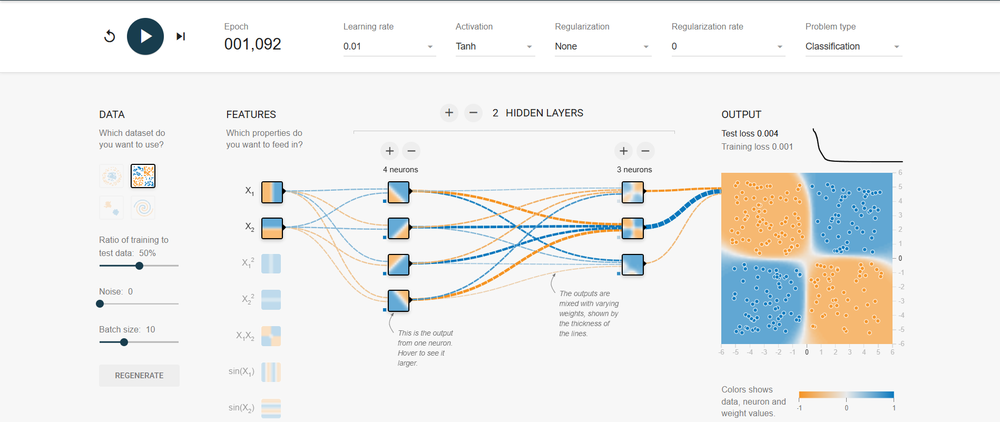
#> input picture DL program9.png, 1000 x 422 px, shrunk from 1898 x 801 before the run
$ jupyter execute Copy_of_DL_Day_2_programs6,7,10.ipynb
#> lines starting #> are read from the running program, lines starting #| are printed output that depends on the picture; after the words box and inside, x2 and y2 are one past the last pixel; in counts of white or black regions, pixels touching at a corner belong together
<a href="https://colab.research.google.com/github/RamaSrinivas7/Deep-Learning-Lab-Programs/blob/main/Copy_of_DL_Day_2_programs6%2C7%2C10.ipynb" target="_parent"></a>

[cell 1]
import cv2
import numpy as np
import matplotlib.pyplot as plt
from google.colab import files

# Upload image
uploaded = files.upload()  # This will prompt you to upload an image file
#> the answer given: DL program9.png

# Get the uploaded file name
image_path = list(uploaded.keys())[0]

# Load the uploaded image in grayscale
img = cv2.imread(image_path, cv2.IMREAD_GRAYSCALE)
#> img: shape (422, 1000); min 0, max 255, mean 238.1

# Check if image is loaded
if img is None:
    raise FileNotFoundError("Image could not be loaded!")

# Apply Otsu's thresholding
ret, otsu_thresh = cv2.threshold(img, 0, 255, cv2.THRESH_BINARY + cv2.THRESH_OTSU)
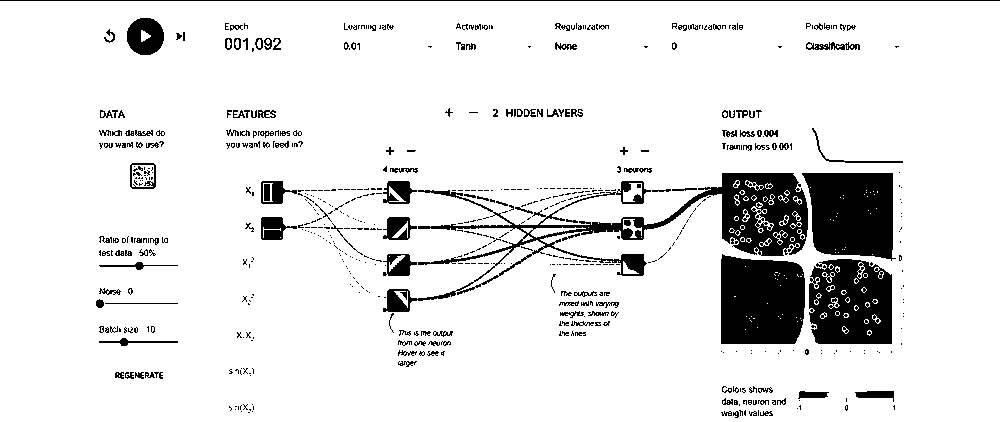
#> otsu_thresh: shape (422, 1000); 89.6% white; 611 black regions (447 under 20 px), largest, box (x1, y1, x2, y2) and area: (383, 173, 808, 312) 10252, (721, 254, 805, 344) 6859, (802, 173, 896, 261) 6731
#> ret = 204

# Display original and thresholded images
plt.figure(figsize=(10,4))

plt.subplot(1,2,1)
plt.title("Original Image")
plt.imshow(img, cmap='gray')
plt.axis('off')

plt.subplot(1,2,2)
plt.title(f"Otsu's Thresholding\nThreshold={ret:.2f}")
plt.imshow(otsu_thresh, cmap='gray')
plt.axis('off')

plt.show()

# Print threshold value
print("Otsu's Optimal Threshold Value:", ret)
#| Otsu's Optimal Threshold Value: 204.0

[cell 2]
import cv2
import numpy as np
import matplotlib.pyplot as plt
from google.colab import files

# Upload image
uploaded = files.upload()  # Upload your image file
#> the answer given: dl program 8.png

# Get the uploaded file name
image_path = list(uploaded.keys())[0]

# Load image
img = cv2.imread(image_path)
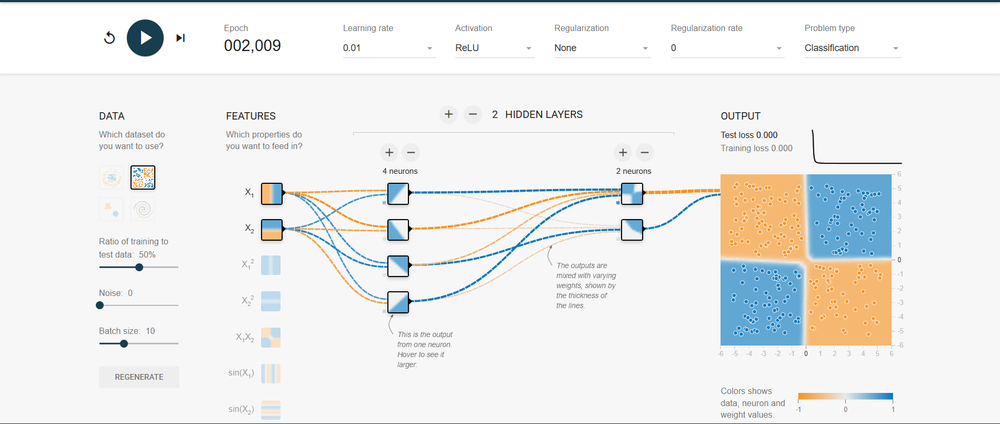
#> input picture dl program 8.png, 1000 x 424 px, shrunk from 1900 x 805 before the run
#> img is the input picture: shape (424, 1000, 3); mean B, G, R 237, 237.8, 236.9
original = img.copy()

# Convert to grayscale
gray = cv2.cvtColor(img, cv2.COLOR_BGR2GRAY)

# Noise removal using threshold + morphological operations
ret, thresh = cv2.threshold(gray, 0, 255, cv2.THRESH_BINARY + cv2.THRESH_OTSU)
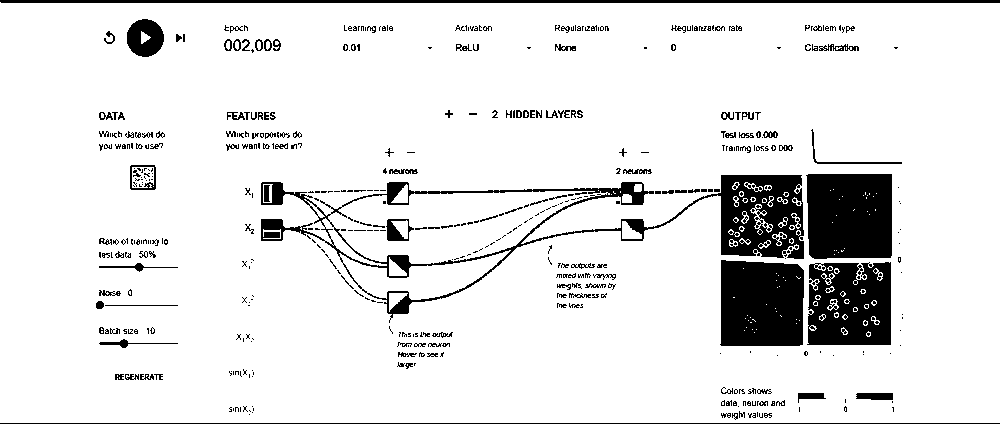
#> thresh: shape (424, 1000); 89.4% white; 469 black regions (309 under 20 px), largest, box (x1, y1, x2, y2) and area: (261, 175, 804, 323) 10794, (806, 174, 892, 259) 7039, (720, 260, 804, 346) 6833
#> ret = 201
kernel = np.ones((3,3), np.uint8)
opening = cv2.morphologyEx(thresh, cv2.MORPH_OPEN, kernel, iterations=2)
#> opening: shape (424, 1000); 87.2% white; 114 black regions (46 under 20 px), largest, box (x1, y1, x2, y2) and area: (261, 174, 892, 346) 35779, (0, 0, 1000, 3) 3000, (0, 411, 1000, 424) 1280

# Sure background area
sure_bg = cv2.dilate(opening, kernel, iterations=3)
#> sure_bg: shape (424, 1000); 93.8% white; 32 black regions (8 under 20 px), largest, box (x1, y1, x2, y2) and area: (810, 177, 889, 342) 11947, (724, 264, 801, 343) 5893, (706, 178, 801, 256) 5748

# Sure foreground area
dist_transform = cv2.distanceTransform(opening, cv2.DIST_L2, 5)
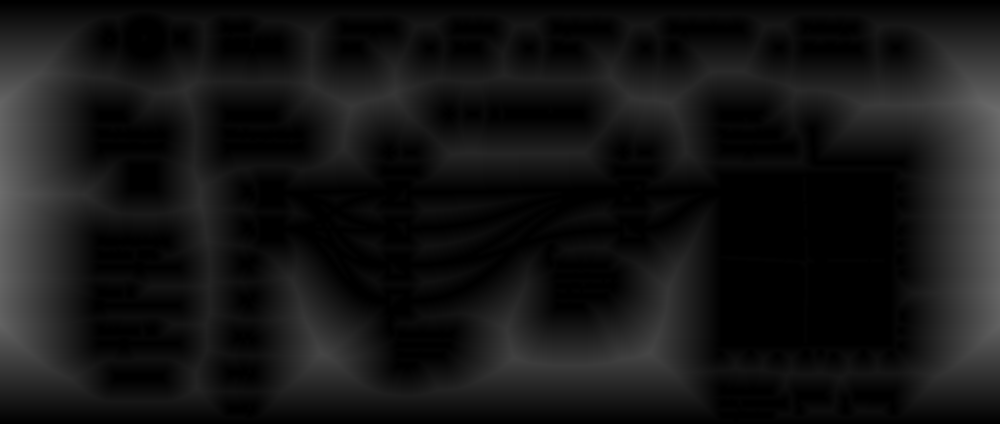
#> dist_transform: shape (424, 1000) float32; min 0, max 108.9, mean 20.8
ret, sure_fg = cv2.threshold(dist_transform, 0.7*dist_transform.max(), 255, 0)
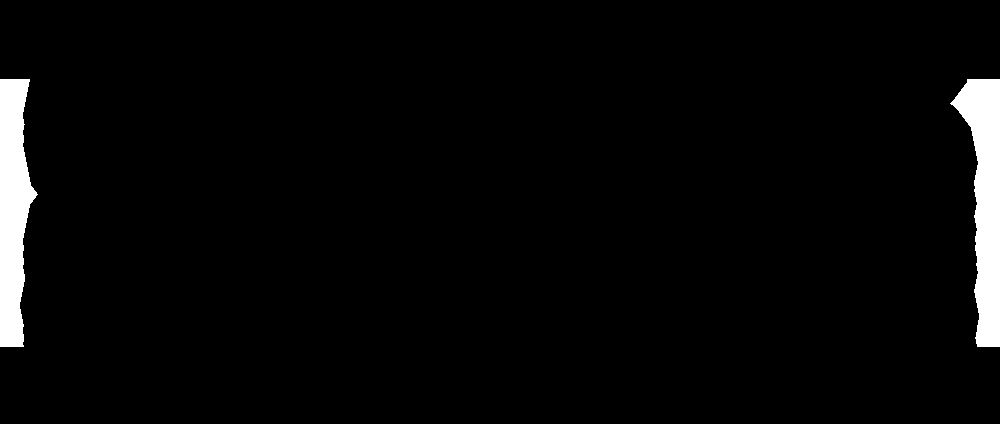
#> sure_fg: shape (424, 1000) float32; 3.3% white; 2 white regions, box (x1, y1, x2, y2) and area: (950, 79, 1000, 347) 7222, (0, 79, 38, 347) 6825
#> ret = 76.2

# Unknown region
sure_fg = np.uint8(sure_fg)
unknown = cv2.subtract(sure_bg, sure_fg)
#> unknown: shape (424, 1000); 90.5% white; 34 black regions (8 under 20 px), largest, box (x1, y1, x2, y2) and area: (810, 177, 889, 342) 11947, (950, 79, 1000, 347) 7222, (0, 79, 38, 347) 6825

# Marker labeling
ret, markers = cv2.connectedComponents(sure_fg)
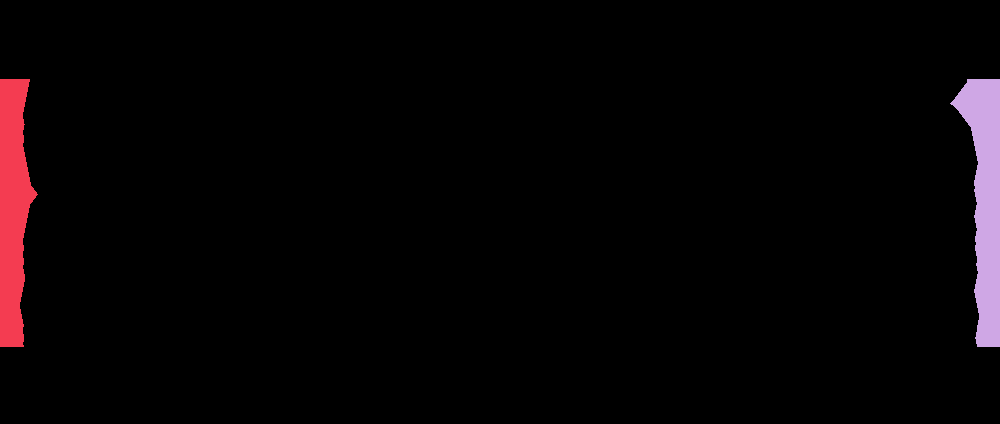
#> markers: shape (424, 1000) int32; 3 distinct labels, from 0 to 2; one colour per label, 0 black
#> ret = 3

# Add one to all labels so that background is not 0
markers = markers + 1
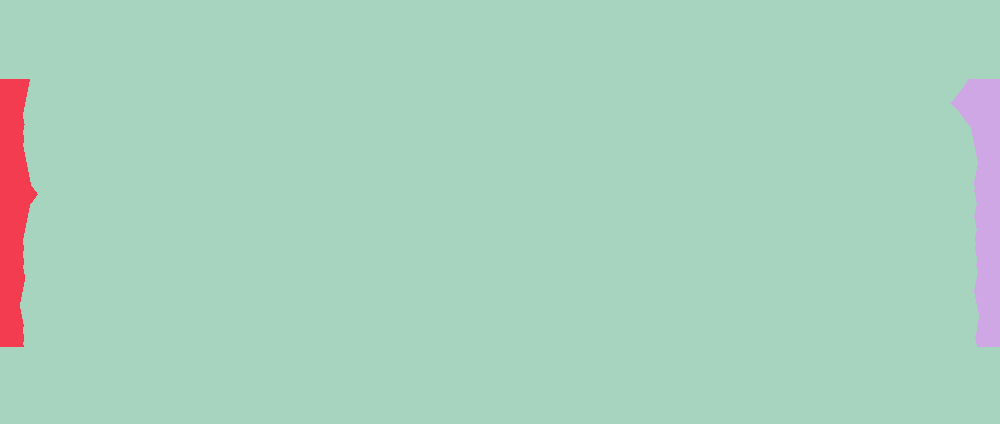
#> markers: shape (424, 1000) int32; 3 distinct labels, from 1 to 3; one colour per label, 0 black

# Mark the unknown region as 0
markers[unknown==255] = 0
#> markers: shape (424, 1000) int32; 4 distinct labels, from 0 to 3

# Apply watershed
markers = cv2.watershed(img, markers)
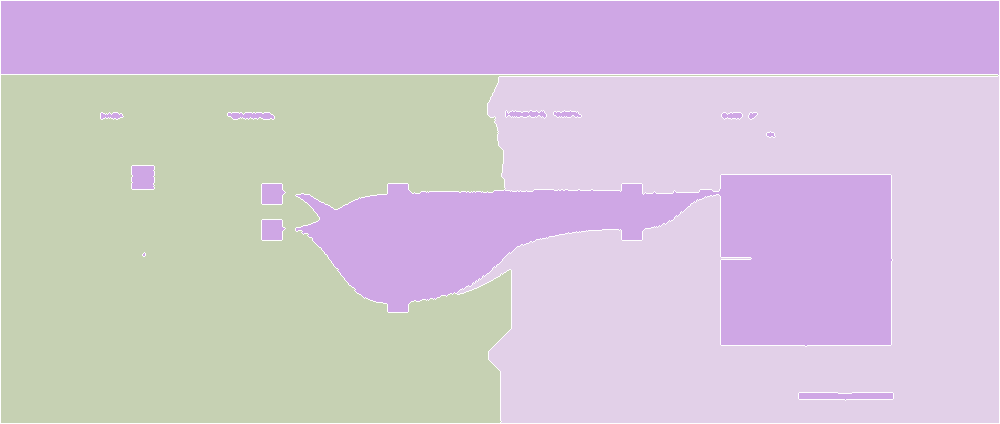
#> markers: shape (424, 1000) int32; 4 distinct labels, from -1 to 3; one colour per label, 0 black, -1 white

# Mark boundaries in red
img[markers == -1] = [255, 0, 0]
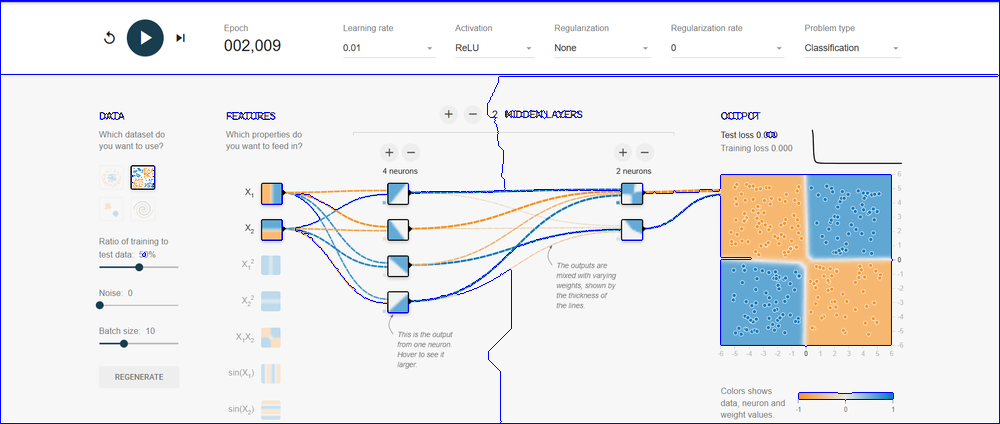
#> img: shape (424, 1000, 3); 1.71% of pixels changed, all inside (x1, y1, x2, y2) = (0, 0, 1000, 424)

# Display results
plt.figure(figsize=(12,6))
plt.subplot(1,2,1)
plt.title("Original Image")
plt.imshow(cv2.cvtColor(original, cv2.COLOR_BGR2RGB))
plt.axis('off')

plt.subplot(1,2,2)
plt.title("Watershed Segmentation")
plt.imshow(cv2.cvtColor(img, cv2.COLOR_BGR2RGB))
plt.axis('off')

plt.show()
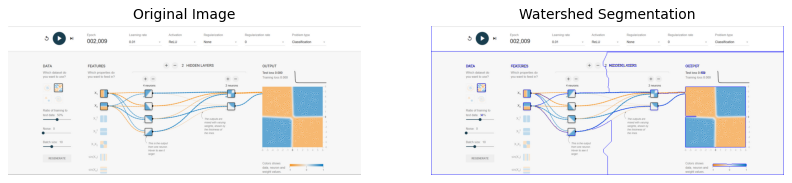
#> figure drawn by matplotlib, 2 panels
